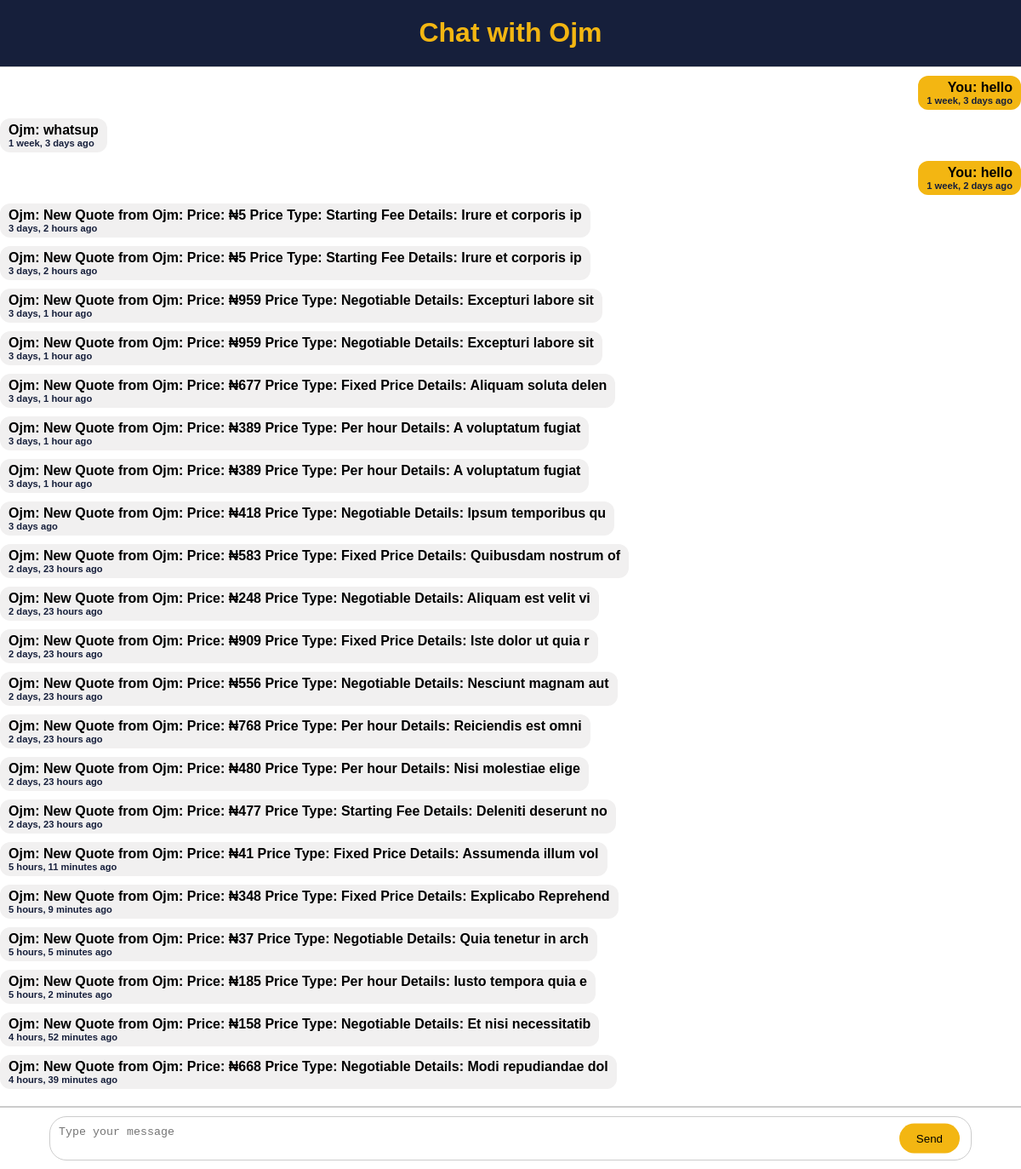
Screenshot of /chat/Ojm/ (signed in) with the database file from the repository.
### userauth/models.py (models this page shows, shortened)
class User(AbstractUser):
    email = models.EmailField(unique=True)
    first_name = models.CharField(max_length=150, blank=True)
    last_name = models.CharField(max_length=150, blank=True)
    phone_number = models.CharField(max_length=25, blank=True)
    whatsapp_number = models.CharField(max_length=25, blank=True)
    USERNAME_FIELD = 'email'
    REQUIRED_FIELDS = ['username']

### chatapp/models.py (models this page shows)
class Message(models.Model):
    sender = models.ForeignKey(User, on_delete=models.CASCADE)
    content = models.TextField()
    conversation = models.ForeignKey(Conversation, on_delete=models.CASCADE, related_name='messages')
    timestamp = models.DateTimeField(auto_now_add=True)

### chatapp/views.py (the view)
# urls.py: path('<str:username>/', views.chat, name='chat'),
@login_required
def chat(request, username):
    other_user = get_object_or_404(User, username=username)
    conversation = Conversation.objects.filter(participants=request.user).filter(participants=other_user).first()
    if not conversation:
        conversation = Conversation.objects.create()
        conversation.participants.set([request.user, other_user])
    return render_conversation(request, conversation)

### chatapp/views.py (called while the page is built)
def render_conversation(request, conversation):
    messages = conversation.messages.all()
    other_user = conversation.participants.exclude(id=request.user.id).first()
    context = {
        'conversation': conversation,
        'messages': messages,
        'other_user': other_user
    }
    return render(request, 'chat.html', context)

### templates/chat.html (shortened to what this page needs)
{%load static%}
<!DOCTYPE html>
<html lang="en">
<head>
</head>
<body>
    <h1>Chat with {{ other_user.username }}</h1>
    <div id="chat-box">
        {% for message in messages %}
            {% if message.sender == request.user %}
                <div class="message you">
                    <strong>You:</strong> {{ message.content }} <br>
                    <small>{{ message.timestamp|timesince }} ago</small>
                </div>
            {% else %}
                <div class="message other">
                    <strong>{{ other_user.username }}:</strong> {{ message.content }} <br>
                    <small>{{ message.timestamp|timesince }} ago</small>
                </div>
            {% endif %}
        {% endfor %}
    </div>
    <div class="chat-input">
        <textarea id="message-input" placeholder="Type your message"></textarea>
        <button id="send-button">Send</button>
    </div>
</body>
</html>

### templates/chat.html (style rules this page uses)
:root { --main-color-one: rgb(243, 182, 18); --main-color-two: rgb(22, 31, 59); }
body { font-family: Arial, sans-serif; margin: 0; padding: 0; display: flex; flex-direction: column; align-items: center; background-color: var(--main-color-two); color: white; height: 100vh; overflow: hidden; }
h1 { margin-top: 20px; color: var(--main-color-one); }
#chat-box { width: 100%; height: calc(100vh - 140px); background-color: #fff; border: 1px solid #ccc; border-radius: 8px; padding: 10px; overflow-y: auto; display: flex; flex-direction: column; }
.message { margin-bottom: 10px; padding: 5px 10px; border-radius: 12px; max-width: 80%; display: inline-block; position: relative; word-wrap: break-word; font-weight: 600; }
.message.you { background-color: var(--main-color-one); align-self: flex-end; text-align: right; color: black; }
.message.other { background-color: #f1f0f0; align-self: flex-start; text-align: left; color: black; }
.message small { display: block; font-size: 0.7em; color: var(--main-color-two); }
.chat-input { width: 100%; display: flex; align-items: center; padding: 10px; background-color: white; border-top: 1px solid #ccc; box-sizing: border-box; position: relative; }
#message-input { width: 90%; padding: 10px; margin: auto; border: 1px solid #ccc; border-radius: 20px; resize: none; }
#send-button { position: absolute; right: 6%; bottom: 50%; transform: translateY(50%); padding: 10px 20px; border: none; border-radius: 20px; background-color: var(--main-color-one); color: black; cursor: pointer; }

### rows the page displays
User: username "Ojm"
Message: content "hello", timestamp "1 week, 3 days"
Message: content "whatsup", timestamp "1 week, 3 days"
Message: content "hello", timestamp "1 week, 2 days"
Message: content "New Quote from Ojm: Price: ₦5 Price Type: Starting Fee Details: Irure et corporis ip", timestamp "3 days, 2 hours"
Message: content "New Quote from Ojm: Price: ₦5 Price Type: Starting Fee Details: Irure et corporis ip", timestamp "3 days, 2 hours"
Message: content "New Quote from Ojm: Price: ₦959 Price Type: Negotiable Details: Excepturi labore sit", timestamp "3 days, 1 hour"
Message: content "New Quote from Ojm: Price: ₦959 Price Type: Negotiable Details: Excepturi labore sit", timestamp "3 days, 1 hour"
Message: content "New Quote from Ojm: Price: ₦677 Price Type: Fixed Price Details: Aliquam soluta delen", timestamp "3 days, 1 hour"
Message: content "New Quote from Ojm: Price: ₦389 Price Type: Per hour Details: A voluptatum fugiat", timestamp "3 days, 1 hour"
Message: content "New Quote from Ojm: Price: ₦389 Price Type: Per hour Details: A voluptatum fugiat", timestamp "3 days, 1 hour"
Message: content "New Quote from Ojm: Price: ₦418 Price Type: Negotiable Details: Ipsum temporibus qu", timestamp "3 days"
Message: content "New Quote from Ojm: Price: ₦583 Price Type: Fixed Price Details: Quibusdam nostrum of", timestamp "2 days, 23 hours"
Message: content "New Quote from Ojm: Price: ₦248 Price Type: Negotiable Details: Aliquam est velit vi", timestamp "2 days, 23 hours"
Message: content "New Quote from Ojm: Price: ₦909 Price Type: Fixed Price Details: Iste dolor ut quia r", timestamp "2 days, 23 hours"
Message: content "New Quote from Ojm: Price: ₦556 Price Type: Negotiable Details: Nesciunt magnam aut", timestamp "2 days, 23 hours"
Message: content "New Quote from Ojm: Price: ₦768 Price Type: Per hour Details: Reiciendis est omni", timestamp "2 days, 23 hours"
Message: content "New Quote from Ojm: Price: ₦480 Price Type: Per hour Details: Nisi molestiae elige", timestamp "2 days, 23 hours"
Message: content "New Quote from Ojm: Price: ₦477 Price Type: Starting Fee Details: Deleniti deserunt no", timestamp "2 days, 23 hours"
Message: content "New Quote from Ojm: Price: ₦41 Price Type: Fixed Price Details: Assumenda illum vol", timestamp "5 hours, 11 minutes"
Message: content "New Quote from Ojm: Price: ₦348 Price Type: Fixed Price Details: Explicabo Reprehend", timestamp "5 hours, 9 minutes"
Message: content "New Quote from Ojm: Price: ₦37 Price Type: Negotiable Details: Quia tenetur in arch", timestamp "5 hours, 5 minutes"
Message: content "New Quote from Ojm: Price: ₦185 Price Type: Per hour Details: Iusto tempora quia e", timestamp "5 hours, 2 minutes"
Message: content "New Quote from Ojm: Price: ₦158 Price Type: Negotiable Details: Et nisi necessitatib", timestamp "4 hours, 52 minutes"
Message: content "New Quote from Ojm: Price: ₦668 Price Type: Negotiable Details: Modi repudiandae dol", timestamp "4 hours, 39 minutes"
